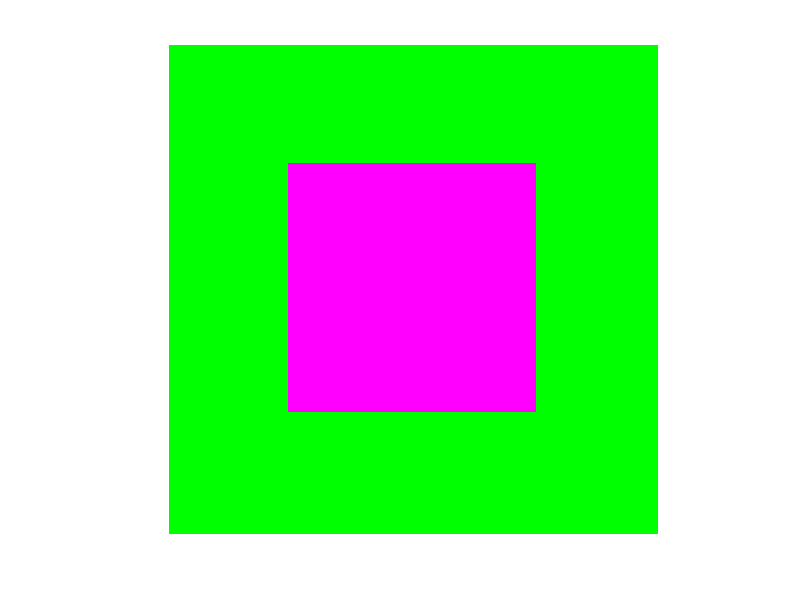
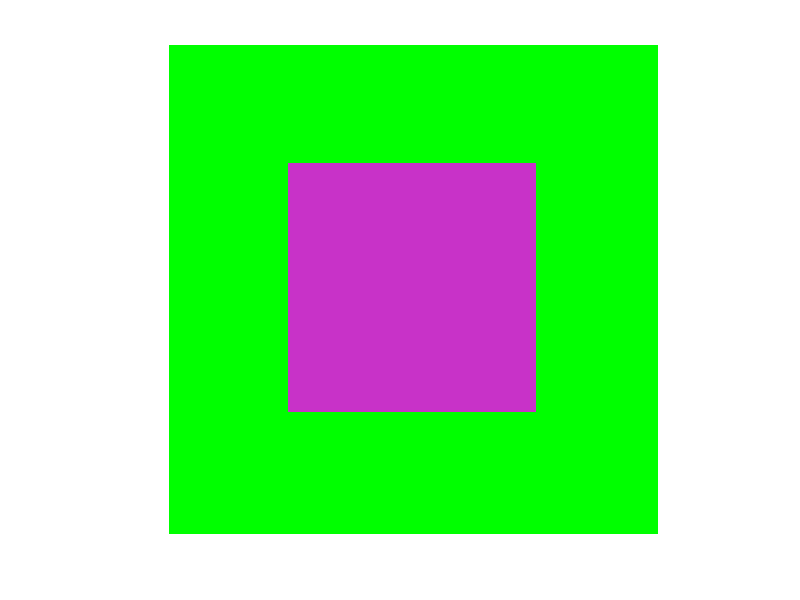
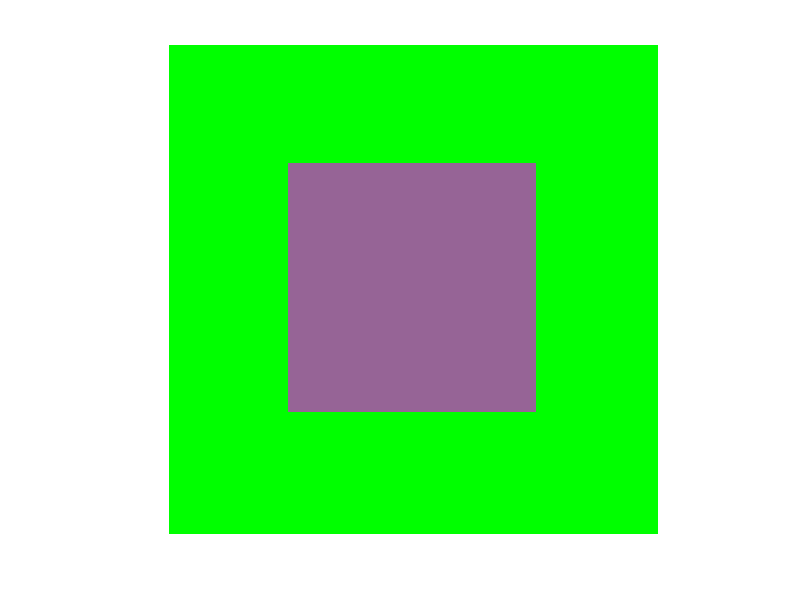
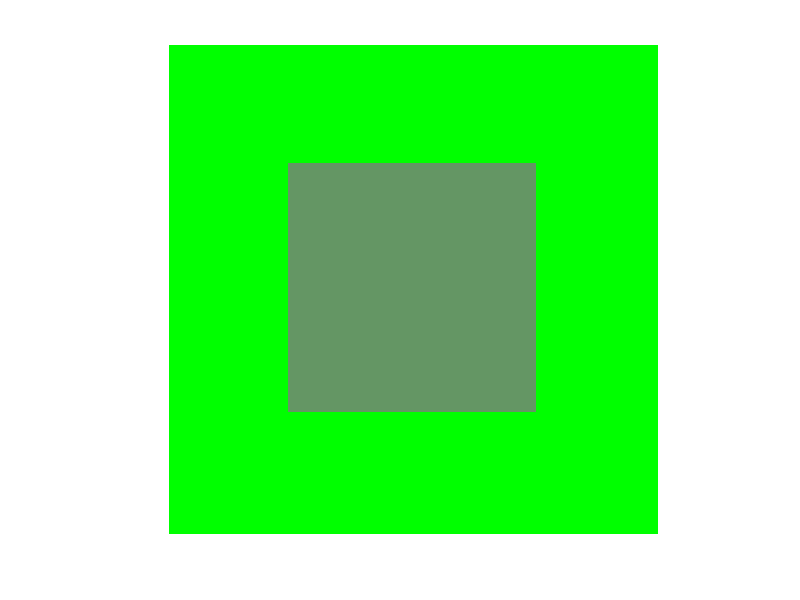

Write the MATLAB code that produced these figures, in order.
%first picture
start_1 = zeros(128,128,3);
for i =1:128
    for j =1:128
        for k =1:3
            if k == 2
                start_1(i,j,k) = 255;
            else
                start_1(i,j,k) = 0;
            end
        end
    end 
end

for i=32:96
    for j = 32:96
        for k =1:3
            if k ==1
               start_1(i,j,k) = 255;
            elseif k==2
                start_1(i,j,k) = 0;
            else
                start_1(i,j,k) = 255;
            end
        end
    end
end
imshow(uint8(start_1))

%first picture
start_2 = zeros(128,128,3);
for i =1:128
    for j =1:128
        for k =1:3
            if k == 2
                start_2(i,j,k) = 255;
            else
                start_2(i,j,k) = 0;
            end
        end
    end 
end

for i=32:96
    for j = 32:96
        for k =1:3
            if k ==1
               start_2(i,j,k) = 200;
            elseif k==2
                start_2(i,j,k) = 50;
            else
                start_2(i,j,k) = 200;
            end
        end
    end
end
figure;
imshow(uint8(start_2))

%first picture
start_3 = zeros(128,128,3);
for i =1:128
    for j =1:128
        for k =1:3
            if k == 2
                start_3(i,j,k) = 255;
            else
                start_3(i,j,k) = 0;
            end
        end
    end 
end

for i=32:96
    for j = 32:96
        for k =1:3
            if k ==1
               start_3(i,j,k) = 150;
            elseif k==2
                start_3(i,j,k) = 100;
            else
                start_3(i,j,k) = 150;
            end
        end
    end
end
figure;
imshow(uint8(start_3))

%first picture
start_4 = zeros(128,128,3);
for i =1:128
    for j =1:128
        for k =1:3
            if k == 2
                start_4(i,j,k) = 255;
            else
                start_4(i,j,k) = 0;
            end
        end
    end 
end

for i=32:96
    for j = 32:96
        for k =1:3
            if k ==1
               start_4(i,j,k) = 100;
            elseif k==2
                start_4(i,j,k) = 150;
            else
                start_4(i,j,k) = 100;
            end
        end
    end
end
figure;
imshow(uint8(start_4))

start_5 = zeros(128,128,3);
for i =1:128
    for j =1:128
        for k =1:3
            if k == 2
                start_5(i,j,k) = 255;
            else
                start_5(i,j,k) = 0;
            end
        end
    end 
end

for i=32:96
    for j = 32:96
        for k =1:3
            if k ==1
               start_5(i,j,k) = 50;
            elseif k==2
                start_5(i,j,k) = 200;
            else
                start_5(i,j,k) = 50;
            end
        end
    end
end
figure;
imshow(uint8(start_5))
final_pic = [uint8(start_5) uint8(start_4) uint8(start_3) uint8(start_2) uint8(start_1)]
figure
imshow(final_pic)